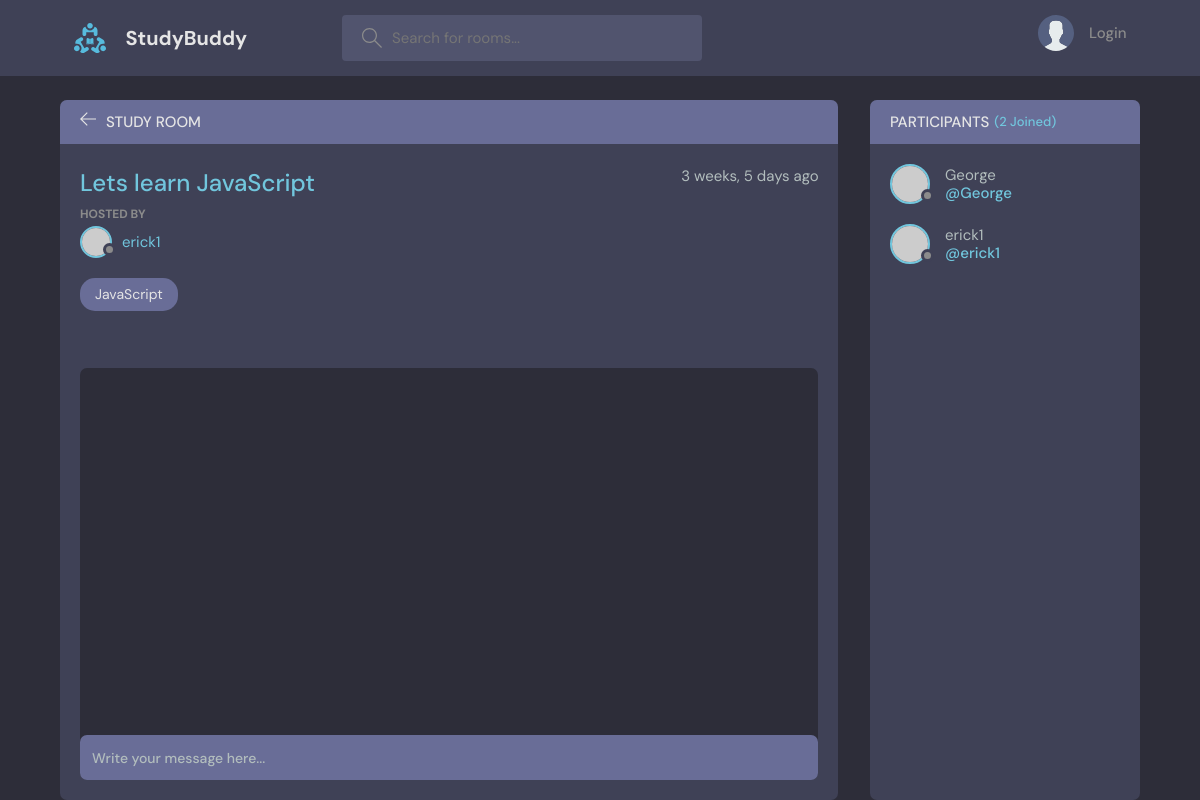
The page /room/1/ on the database its author committed.
### base/models.py (models this page shows, shortened)
class Room(models.Model):
    host = models.ForeignKey(User, on_delete=models.SET_NULL, null=True)
    topic = models.ForeignKey(Topic, on_delete=models.SET_NULL, null=True)
    name = models.CharField(max_length=100)
    description = models.TextField(null=True, blank=True)
    participants = models.ManyToManyField(User, related_name='participants', blank=True)
    updated = models.DateTimeField(auto_now=True)
    created = models.DateTimeField(auto_now_add=True)
    class Meta:
        ordering = ['-updated', '-created']

class Topic(models.Model):
    name = models.CharField(max_length=200)
    def __str__(self):
        return self.name

### base/views.py (the view, shortened to what this page needs)
# urls.py: path('room/<str:pk>/', views.room, name='room'),
def room(request, pk):
    room = Room.objects.get(id=pk)
    room_messages = room.message_set.all()
    participants = room.participants.all()
    context = {'room': room, room_messages: room_messages,
               'participants': participants}
    return render(request, 'base/room.html', context)

### base/templates/base/room.html (shortened to what this page needs)
{% extends 'main.html' %}
{% block content %}
    <main class="profile-page layout layout--2">
      <div class="container">
        <div class="room">
          <div class="room__top">
            <div class="room__topLeft">
              <a href="{% url 'home' %} ">
                <svg version="1.1" xmlns="http://www.w3.org/2000/svg" width="32" height="32" viewBox="0 0 32 32">
                  <title>arrow-left</title>
                  <path
                    d="M13.723 2.286l-13.723 13.714 13.719 13.714 1.616-1.611-10.96-10.96h27.625v-2.286h-27.625l10.965-10.965-1.616-1.607z"
                  ></path>
                </svg>
              </a>
              <h3>Study Room</h3>
            </div>
          </div>
          <div class="room__box scroll">
            <div class="room__header scroll">
              <div class="room__info">
                <h3>{{room.name}}</h3>
                <span>{{room.created|timesince}} ago</span>
              </div>
              <div class="room__hosted">
                <p>Hosted By</p>
                <a href="{% url 'user-profile' room.host.id %}" class="room__author">
                  <div class="avatar avatar--small">
                    <img src="https://randomuser.me/api/portraits/men/37.jpg" />
                  </div>
                  <span>{{room.host.username }}</span>
                </a>
              </div>
              <span class="room__topics">{{room.topic}}</span>
            </div>
            <div class="room__conversation">
              <div class="threads scroll">
              </div>
            </div>
          </div>
          <div class="room__message">
            <form action="" method="POSt">
              <input name="body" placeholder="Write your message here..." /></form>
          </div>
        </div>
        <div class="participants">
          <h3 class="participants__top">Participants <span>({{participants.count}} Joined)</span></h3>
          <div class="participants__list scroll">
            {% for user in participants %}
            <a href="{% url 'user-profile' user.id %}" class="participant">
              <div class="avatar avatar--medium">
                <img src="https://randomuser.me/api/portraits/men/37.jpg" />
              </div>
              <p>
                {{user.username}}
                <span>@{{user.username}}</span>
              </p>
            </a>
            {% endfor %}
          </div>
        </div>
      </div>
    </main>
{% endblock content %}

### templates/main.html (shortened to what this page needs)
<!DOCTYPE html>
{% load static %}
<html lang="en">
  <head>
    <link rel="stylesheet" href="{% static 'styles/style.css' %}" />
  </head>
  <body>
    {% include 'navbar.html' %}
    {% block content %}
    {% endblock %}
  </body>
</html>

### templates/navbar.html (shortened to what this page needs)
{% load static %}
   <header class="header header--loggedIn">
      <div class="container">
        <a href="{% url 'home' %}" class="header__logo">
          <img src="{% static 'images/logo.svg' %}" />
          <h1>StudyBuddy</h1>
        </a>
        <form class="header__search" method= "GET" action="{% url 'home' %}" >
          <label>
            <input name="q" placeholder="Search for rooms..." />
          </label>
        </form>
        <nav class="header__menu">
          {% if request.user.is_authenticated %}
          <div class="header__user">
            <a href="profile.html">
              <div class="avatar avatar--medium active">
                <img src="https://randomuser.me/api/portraits/men/37.jpg" />
              </div>
              <p>{{request.user.username}} <span>@{{request.user.username}}</span></p>
            </a>
            <button class="dropdown-button">
              <svg version="1.1" xmlns="http://www.w3.org/2000/svg" width="32" height="32" viewBox="0 0 32 32">
                <title>chevron-down</title>
                <path d="M16 21l-13-13h-3l16 16 16-16h-3l-13 13z"></path>
              </svg>
            </button>
          </div>
          {% else %}
          <a href="{% url 'login' %}">
              <img src="{% static 'images/avatar.svg' %}" />
              <p>Login</p>
          </a>
         {% endif %}
        </nav>
      </div>
    </header>

### rows shown on the page
Room: name "Lets learn JavaScript", created "3 weeks, 5 days", host.username "erick1", topic "JavaScript"

### other values the page prints
{{ participants.count }} "2"
{{ user.username }} "George"
{{ user.username }} "erick1"
